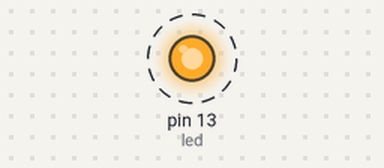
The sketch below on a simulated Arduino Uno, built with avr-gcc and run on an emulated ATmega328P. On the bench: output pins drawn as LEDs (lit = HIGH). Dashed ring = blinking.

Above: at 0.15 s.
Timing chart, 0 to 3.0 s (numbered marks = the images above):
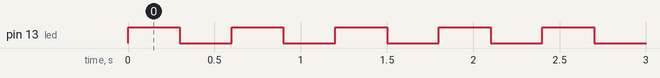

The sketch:

blinking_a_LED_5_times_using_for_loop.ino
```cpp
int i=1;
int led = 13;

void setup() {
pinMode ( led , OUTPUT );
}

void loop() {

for ( ; i<=5 ; i++ )
{
digitalWrite(led,HIGH);
delay (300);

digitalWrite(led,LOW);
delay (300);
}
}
```

Measured:
- by itself, pin 13 (led): alternates HIGH for 0.30 s and LOW for 0.30 s, 10 changes in all, then stays LOW
